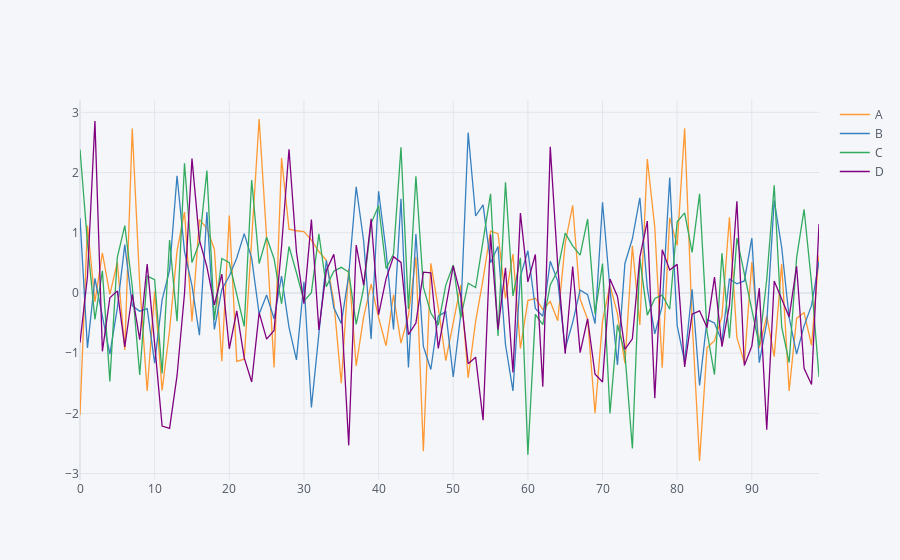

Notebook code cell kept with this figure:
### Code cell
df.iplot()         #iplot interactive plot k liye ha jo different functions perform kar sakta ha
